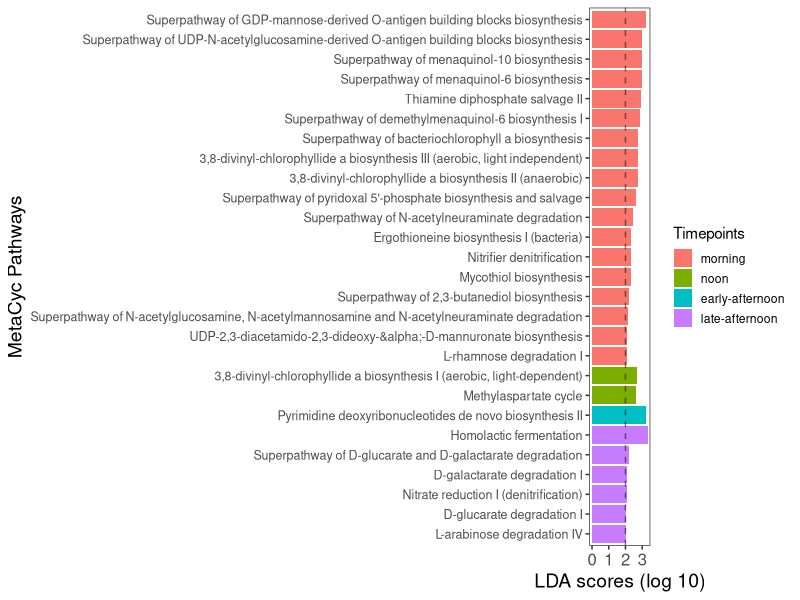
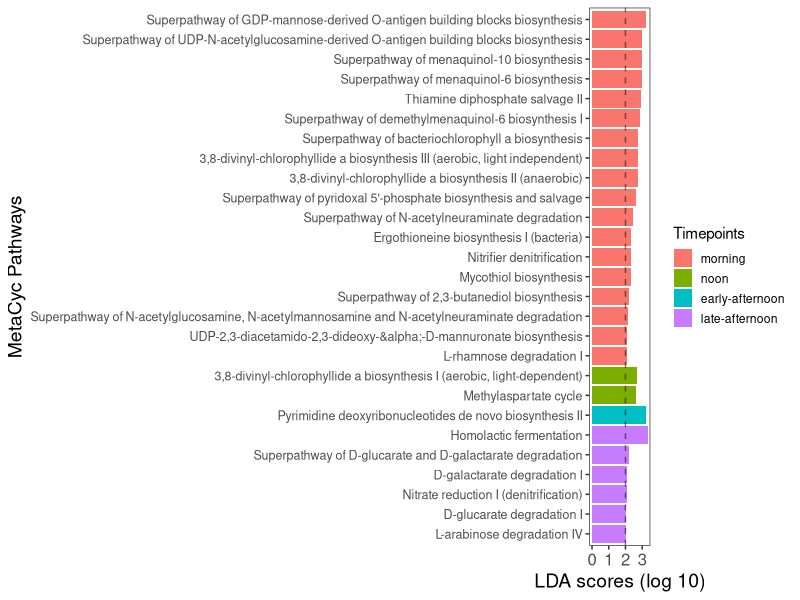

Write the R code that produced these figures, in order.
#LEfSe Figure plotting using R script from Dube et al. (2021): Bacteria_Analyses.R
#Use the alpha0.05_LDAscore2.0_alltoall data because it's no different than onetoall and this has more functions to discuss

### library ===============================================================
library(ggplot2)
library(dplyr)


## Mversion 1 - the original pathway name 
alpha0.05_LDAscore2.0_alltoall <- read.csv("alpha0.05_LDAscore2.0_alltoall_simplified.csv",header=T, sep=",")
version1 <- alpha0.05_LDAscore2.0_alltoall 
version1$pathways<- as.factor(version1$pathways)
version1$pathways <- factor(version1$pathways, levels = c("PWY-7323", "PWY-7332",
  "PWY-5896", "PWY-5850", "PWY-6897", "PWY-5860", "PWY-5529", "PWY-7159", "PWY-5531", "PWY0-845",
  "P441-PWY", "PWY-7255", "PWY-7084", "PWY1G-0", "PWY-6396", "GLCMANNANAUT-PWY", "PWY-7090",
  "RHAMCAT-PWY", "CHLOROPHYLL-SYN", "PWY-6728", "PWY-7187", "ANAEROFRUCAT-PWY", "GLUCARGALACTSUPER-PWY",
  "GALACTARDEG-PWY", "DENITRIFICATION-PWY", "GLUCARDEG-PWY", "PWY-7295"))
version1$perfect_names <- factor(version1$perfect_names, levels =   
c("Superpathway of GDP-mannose-derived O-antigen building blocks biosynthesis", "Superpathway of UDP-N-acetylglucosamine-derived O-antigen building blocks biosynthesis", "Superpathway of menaquinol-10 biosynthesis","Superpathway of menaquinol-6 biosynthesis", "Thiamine diphosphate salvage II",
  "Superpathway of demethylmenaquinol-6 biosynthesis I", "Superpathway of bacteriochlorophyll a biosynthesis", "3,8-divinyl-chlorophyllide a biosynthesis III (aerobic, light independent)", "3,8-divinyl-chlorophyllide a biosynthesis II (anaerobic)",
  "Superpathway of pyridoxal 5'-phosphate biosynthesis and salvage", "Superpathway of N-acetylneuraminate degradation", "Ergothioneine biosynthesis I (bacteria)", "Nitrifier denitrification", "Mycothiol biosynthesis",
"Superpathway of 2,3-butanediol biosynthesis", "Superpathway of N-acetylglucosamine, N-acetylmannosamine and N-acetylneuraminate degradation", "UDP-2,3-diacetamido-2,3-dideoxy-&alpha;-D-mannuronate biosynthesis", "L-rhamnose degradation I",
"3,8-divinyl-chlorophyllide a biosynthesis I (aerobic, light-dependent)", "Methylaspartate cycle", "Pyrimidine deoxyribonucleotides de novo biosynthesis II", "Homolactic fermentation", "Superpathway of D-glucarate and D-galactarate degradation",
"D-galactarate degradation I", "Nitrate reduction I (denitrification)", "D-glucarate degradation I", "L-arabinose degradation IV"))
version1$representation <- factor(version1$representation, levels = c("morning", "noon", "early-afternoon", "late-afternoon"))

version1_plot <-ggplot(version1) +
  geom_bar(aes(x=perfect_names,y=lda_score_log10,fill=representation),stat="identity",position = position_stack(reverse = TRUE)) +
  #ylim(0,3.2) +
  theme_bw() +
  theme(panel.grid.major=element_line(colour="white"),
        panel.grid.minor=element_line(colour="white"),
        strip.background = element_rect(fill="white"),
        axis.text.x = element_text(size = 12), 
        axis.title.x = element_text(size = 14),
        axis.text.y = element_text(size = 9), 
        axis.title.y = element_text(size = 14))  +
  guides(fill = guide_legend(title = "Timepoints", keywidth = 1, keyheight = 1)) +
  scale_x_discrete(limits = rev) + #to reverse a categorical variable on axis
  xlab("MetaCyc Pathways") +
  geom_hline(yintercept = 2, alpha = 0.5, linetype = 2) +
  ylab("LDA scores (log 10)") +
  scale_fill_discrete() +
  coord_flip()

version1_plot

ggsave(filename = "LEfSe_result_alpha0.05_LDAscore2.0_alltoall.png" ,height = 7, width = 12, dpi = "print")












